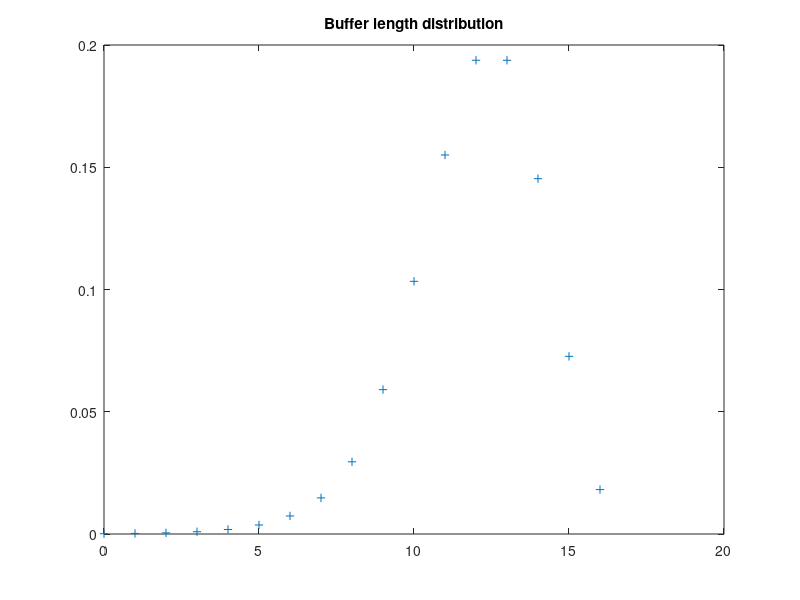

MATLAB code to generate this figure:
clc, clear

N = 16;
N0 = 8;

m = 100;
b = 200;

pn = zeros(1, N + 1);
pd = zeros(1, N + 1);

pn(1,1) = 0;
pd(1,1) = 0;

for i = 1:N
    if i <= N0
	    lim1 = b;
    else
        lim1 = b * ((N - i + 1) / (N - N0));
    end
	    mi = m;
	    pn(1, i + 1) = pn(1, i) + log(lim1);
	    pd(1, i + 1) = pd(1, i) + log(mi);
end

p = exp(pn - pd);
p = p / sum(p);

plot(0:N, p, "+");
title("Buffer length distribution")
